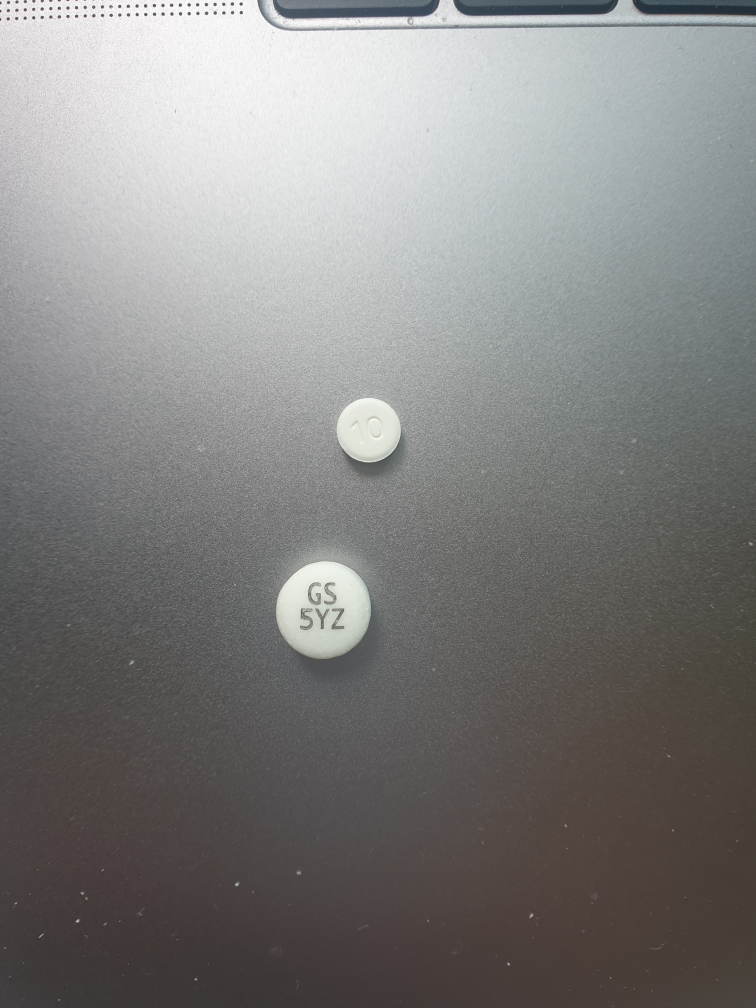
#> input picture app/test/origin_images/image1.png, 3024 x 4032 px, given as the content of the folder origin_images/type1, which was not available (shown at 1/4 size)
$ python make_test_images.py
#> lines starting #> are read from the running program, lines starting #| are printed output that depends on the picture; pictures that were not available may be replaced by others from this repository, and a replacement may not be noted
from PIL import Image
import os

target_path = "test_images"
origin_path = "origin_images"
type_coordinates = [(34, 73, 1213, 549),(54,0,780,333),(20,43,729,388)]

def make_test_images(type_number, coordinates):
#> called with type_number = 1, coordinates = (34, 73, 1213, 549)
    image_path = f"{origin_path}/type{type_number}"
    file_list = [f for f in os.listdir(image_path) if f.endswith('png')]
    for file in file_list:
        image = Image.open(f"{image_path}/{file}")
#> image is the input picture: PIL image 3024x4032 RGB; mean R, G, B 129.5, 128.9, 127.7
        width, height = image.size
#> width = 3024; height = 4032
        cropped_image = image.crop(coordinates)
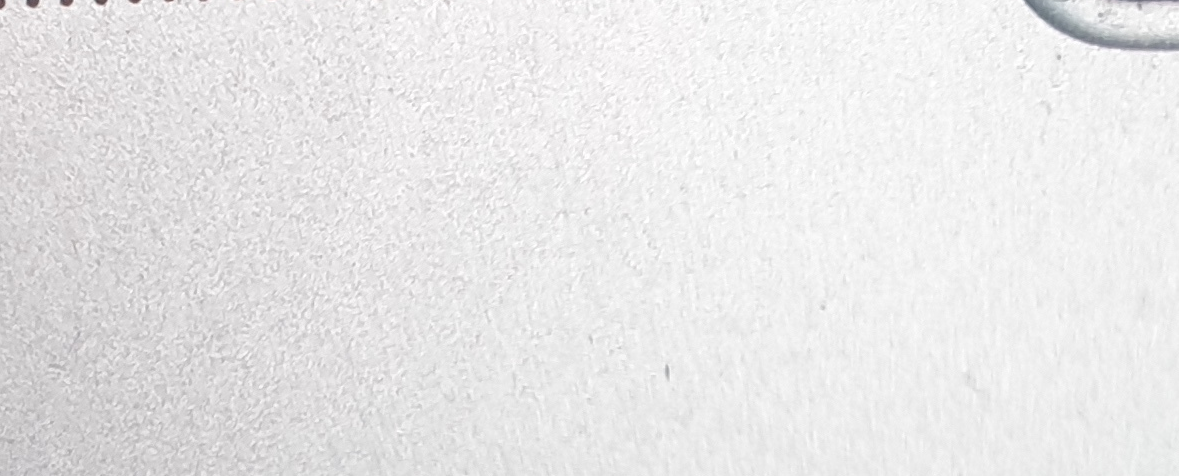
#> cropped_image: PIL image 1179x476 RGB; mean R, G, B 232.4, 231.5, 232
        cropped_width, cropped_height = cropped_image.size
#> cropped_width = 1179; cropped_height = 476
        left_cropped_image = cropped_image.crop((0, 0, cropped_width/2, cropped_height))
        rigth_cropped_image = cropped_image.crop((cropped_width/2, 0, cropped_width, cropped_height))
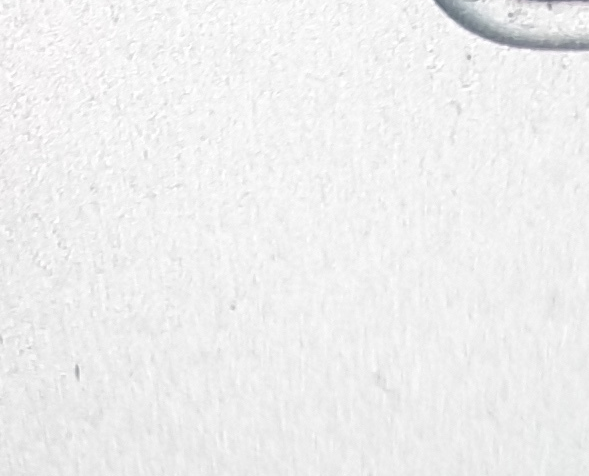
#> rigth_cropped_image: PIL image 589x476 RGB; mean R, G, B 238.9, 238.9, 239

        title, tail = file.split('.')
        left_cropped_image.save(f'{target_path}/{title}_l.{tail}')
        rigth_cropped_image.save(f'{target_path}/{title}_r.{tail}')

""" config
    type1 => file : 196200046.png, coordinates : (34, 73, 1213, 549), size : (1299, 709)
    type2 => file : 198200131.png, coordinates : (34, 73, 1213, 549), size : (780, 426)
    type3 => file : 198400322.png, coordinates : (34, 73, 1213, 549), size : (780, 426)
"""

""" test code """

# [15 lines of commented-out code are left out]

make_test_images(1, type_coordinates[0])
make_test_images(2, type_coordinates[1])
#> call 2 of make_test_images, with type_number = 2, coordinates = (54, 0, 780, 333)
#> in make_test_images (call 2), `cropped_image = image.crop(coordinates)`:
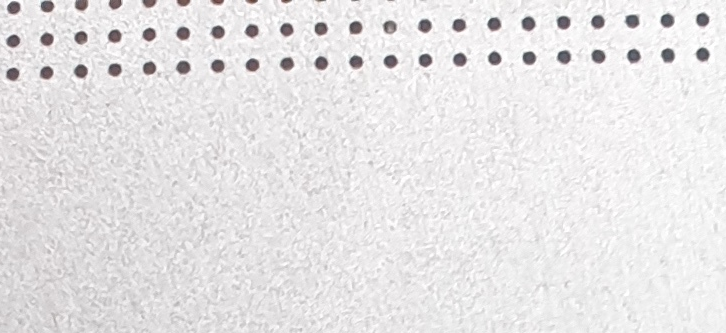
#> cropped_image: PIL image 726x333 RGB; mean R, G, B 230.7, 228.7, 229.6
#> in make_test_images (call 2), `rigth_cropped_image = cropped_image.crop((cropped_width/2, 0, cropped_..`:
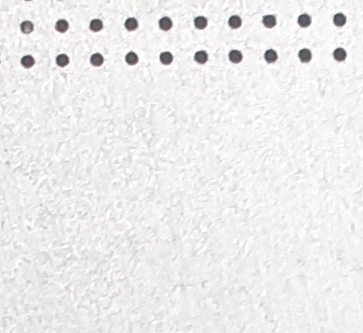
#> rigth_cropped_image: PIL image 363x333 RGB; mean R, G, B 236.7, 235.3, 236.1
make_test_images(3, type_coordinates[2])
#> call 3 of make_test_images, with type_number = 3, coordinates = (20, 43, 729, 388)
#> in make_test_images (call 3), `cropped_image = image.crop(coordinates)`:
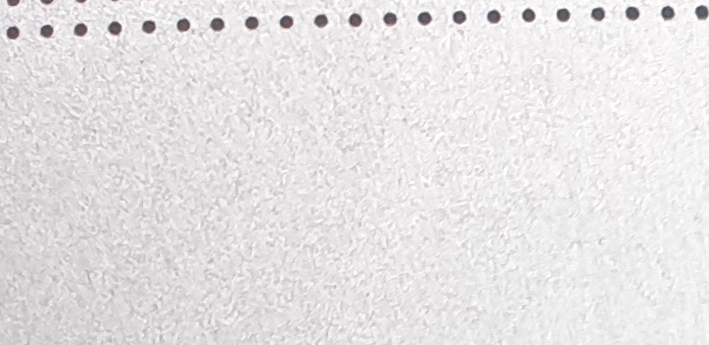
#> cropped_image: PIL image 709x345 RGB; mean R, G, B 229.6, 227.7, 228.5
#> in make_test_images (call 3), `left_cropped_image = cropped_image.crop((0, 0, cropped_width/2, croppe..`:
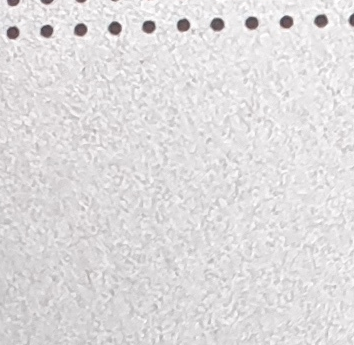
#> left_cropped_image: PIL image 354x345 RGB; mean R, G, B 223.2, 220.7, 221.8
#> in make_test_images (call 3), `rigth_cropped_image = cropped_image.crop((cropped_width/2, 0, cropped_..`:
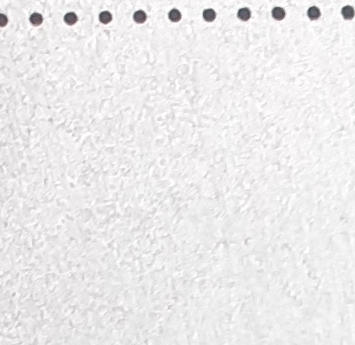
#> rigth_cropped_image: PIL image 355x345 RGB; mean R, G, B 236, 234.6, 235.3
